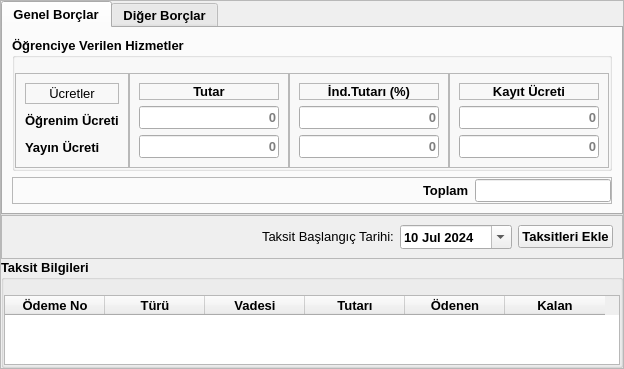
        <widget class="QFrame" name="frame_6">
         <property name="font">
          <font>
           <family>Segoe UI</family>
           <pointsize>10</pointsize>
           <weight>75</weight>
           <italic>false</italic>
           <bold>true</bold>
          </font>
         </property>
         <property name="frameShape">
          <enum>QFrame::StyledPanel</enum>
         </property>
         <property name="frameShadow">
          <enum>QFrame::Raised</enum>
         </property>
         <layout class="QVBoxLayout" name="verticalLayout_2">
          <property name="spacing">
           <number>0</number>
          </property>
          <property name="leftMargin">
           <number>0</number>
          </property>
          <property name="topMargin">
           <number>0</number>
          </property>
          <property name="rightMargin">
           <number>0</number>
          </property>
          <property name="bottomMargin">
           <number>0</number>
          </property>
          <item>
           <widget class="QTabWidget" name="tabWidget_3">
            <property name="sizePolicy">
             <sizepolicy hsizetype="Preferred" vsizetype="Fixed">
              <horstretch>0</horstretch>
              <verstretch>0</verstretch>
             </sizepolicy>
            </property>
            <property name="font">
             <font>
              <family>Segoe UI</family>
              <pointsize>10</pointsize>
              <weight>75</weight>
              <italic>false</italic>
              <bold>true</bold>
             </font>
            </property>
            <property name="currentIndex">
             <number>0</number>
            </property>
            <widget class="QWidget" name="tab_genel_borclar">
             <attribute name="title">
              <string>Genel Borçlar</string>
             </attribute>
             <layout class="QGridLayout" name="gridLayout_5">
              <item row="0" column="0">
               <widget class="QGroupBox" name="groupBox_2">
                <property name="sizePolicy">
                 <sizepolicy hsizetype="Preferred" vsizetype="Fixed">
                  <horstretch>0</horstretch>
                  <verstretch>0</verstretch>
                 </sizepolicy>
                </property>
                <property name="font">
                 <font>
                  <family>Segoe UI</family>
                  <pointsize>10</pointsize>
                  <weight>75</weight>
                  <italic>false</italic>
                  <bold>true</bold>
                 </font>
                </property>
                <property name="title">
                 <string>Öğrenciye Verilen Hizmetler</string>
                </property>
                <layout class="QHBoxLayout" name="horizontalLayout_35">
                 <property name="spacing">
                  <number>0</number>
                 </property>
                 <property name="leftMargin">
                  <number>0</number>
                 </property>
                 <property name="topMargin">
                  <number>15</number>
                 </property>
                 <property name="rightMargin">
                  <number>0</number>
                 </property>
                 <property name="bottomMargin">
                  <number>0</number>
                 </property>
                 <item>
                  <widget class="QFrame" name="frame_13">
                   <property name="frameShape">
                    <enum>QFrame::StyledPanel</enum>
                   </property>
                   <property name="frameShadow">
                    <enum>QFrame::Raised</enum>
                   </property>
                   <layout class="QVBoxLayout" name="verticalLayout_10">
                    <item>
                     <widget class="QLabel" name="label_27">
                      <property name="font">
                       <font>
                        <family>Segoe UI</family>
                        <pointsize>10</pointsize>
                        <weight>62</weight>
                        <italic>false</italic>
                        <bold>true</bold>
                        <underline>false</underline>
                       </font>
                      </property>
                      <property name="toolTipDuration">
                       <number>1</number>
                      </property>
                      <property name="frameShape">
                       <enum>QFrame::StyledPanel</enum>
                      </property>
                      <property name="text">
                       <string>Ücretler</string>
                      </property>
                      <property name="alignment">
                       <set>Qt::AlignCenter</set>
                      </property>
                     </widget>
                    </item>
                    <item>
                     <widget class="QLabel" name="label_28">
                      <property name="text">
                       <string>Öğrenim Ücreti</string>
                      </property>
                     </widget>
                    </item>
                    <item>
                     <widget class="QLabel" name="label_29">
                      <property name="text">
                       <string>Yayın Ücreti</string>
                      </property>
                     </widget>
                    </item>
                   </layout>
                  </widget>
                 </item>
                 <item>
                  <widget class="QFrame" name="frame_14">
                   <property name="frameShape">
                    <enum>QFrame::StyledPanel</enum>
                   </property>
                   <property name="frameShadow">
                    <enum>QFrame::Raised</enum>
                   </property>
                   <layout class="QVBoxLayout" name="verticalLayout_11">
                    <item>
                     <widget class="QLabel" name="label_30">
                      <property name="frameShape">
                       <enum>QFrame::StyledPanel</enum>
                      </property>
                      <property name="text">
                       <string>Tutar</string>
                      </property>
                      <property name="alignment">
                       <set>Qt::AlignCenter</set>
                      </property>
                     </widget>
                    </item>
                    <item>
                     <widget class="QLineEdit" name="le_ogrenci_karti_ogrenim_ucreti_tutar">
                      <property name="inputMask">
                       <string/>
                      </property>
                      <property name="alignment">
                       <set>Qt::AlignRight|Qt::AlignTrailing|Qt::AlignVCenter</set>
                      </property>
                      <property name="placeholderText">
                       <string>0</string>
                      </property>
                     </widget>
                    </item>
                    <item>
                     <widget class="QLineEdit" name="le_ogrenci_karti_yayin_ucreti_tutar">
                      <property name="inputMask">
                       <string/>
                      </property>
                      <property name="alignment">
                       <set>Qt::AlignRight|Qt::AlignTrailing|Qt::AlignVCenter</set>
                      </property>
                      <property name="placeholderText">
                       <string>0</string>
                      </property>
                     </widget>
                    </item>
                   </layout>
                  </widget>
                 </item>
                 <item>
                  <widget class="QFrame" name="frame_15">
                   <property name="frameShape">
                    <enum>QFrame::StyledPanel</enum>
                   </property>
                   <property name="frameShadow">
                    <enum>QFrame::Raised</enum>
                   </property>
                   <layout class="QVBoxLayout" name="verticalLayout_12">
                    <item>
                     <widget class="QLabel" name="label_31">
                      <property name="frameShape">
                       <enum>QFrame::StyledPanel</enum>
                      </property>
                      <property name="text">
                       <string>İnd.Tutarı (%)</string>
                      </property>
                      <property name="alignment">
                       <set>Qt::AlignCenter</set>
                      </property>
                     </widget>
                    </item>
                    <item>
                     <widget class="QLineEdit" name="le_ogrenci_karti_ogrenim_ucreti_indirim_tutari">
                      <property name="inputMask">
                       <string/>
                      </property>
                      <property name="alignment">
                       <set>Qt::AlignRight|Qt::AlignTrailing|Qt::AlignVCenter</set>
                      </property>
                      <property name="placeholderText">
                       <string>0</string>
                      </property>
                     </widget>
                    </item>
                    <item>
                     <widget class="QLineEdit" name="le_ogrenci_karti_yayin_ucreti_indirim_tutari">
                      <property name="inputMask">
                       <string/>
                      </property>
                      <property name="alignment">
                       <set>Qt::AlignRight|Qt::AlignTrailing|Qt::AlignVCenter</set>
                      </property>
                      <property name="placeholderText">
                       <string>0</string>
                      </property>
                     </widget>
                    </item>
                   </layout>
                  </widget>
                 </item>
                 <item>
                  <widget class="QFrame" name="frame_16">
                   <property name="frameShape">
                    <enum>QFrame::StyledPanel</enum>
                   </property>
                   <property name="frameShadow">
                    <enum>QFrame::Raised</enum>
                   </property>
                   <layout class="QVBoxLayout" name="verticalLayout_13">
                    <item>
                     <widget class="QLabel" name="label_32">
                      <property name="frameShape">
                       <enum>QFrame::StyledPanel</enum>
                      </property>
                      <property name="text">
                       <string>Kayıt Ücreti</string>
                      </property>
                      <property name="alignment">
                       <set>Qt::AlignCenter</set>
                      </property>
                     </widget>
                    </item>
                    <item>
                     <widget class="QLineEdit" name="le_ogrenci_karti_kayit_ucreti">
                      <property name="inputMask">
                       <string/>
                      </property>
                      <property name="alignment">
                       <set>Qt::AlignRight|Qt::AlignTrailing|Qt::AlignVCenter</set>
                      </property>
                      <property name="readOnly">
                       <bool>true</bool>
                      </property>
                      <property name="placeholderText">
                       <string>0</string>
                      </property>
                     </widget>
                    </item>
                    <item>
                     <widget class="QLineEdit" name="le_ogrenci_karti_yayin_ucreti_kayit_ucreti">
                      <property name="inputMask">
                       <string/>
                      </property>
                      <property name="alignment">
                       <set>Qt::AlignRight|Qt::AlignTrailing|Qt::AlignVCenter</set>
                      </property>
                      <property name="readOnly">
                       <bool>true</bool>
                      </property>
                      <property name="placeholderText">
                       <string>0</string>
                      </property>
                     </widget>
                    </item>
                   </layout>
                  </widget>
                 </item>
                </layout>
               </widget>
              </item>
              <item row="1" column="0">
               <widget class="QFrame" name="frame_9">
                <property name="frameShape">
                 <enum>QFrame::StyledPanel</enum>
                </property>
                <property name="frameShadow">
                 <enum>QFrame::Raised</enum>
                </property>
                <layout class="QHBoxLayout" name="horizontalLayout_36">
                 <property name="leftMargin">
                  <number>0</number>
                 </property>
                 <property name="topMargin">
                  <number>0</number>
                 </property>
                 <property name="rightMargin">
                  <number>0</number>
                 </property>
                 <property name="bottomMargin">
                  <number>0</number>
                 </property>
                 <item>
                  <spacer name="horizontalSpacer_7">
                   <property name="orientation">
                    <enum>Qt::Horizontal</enum>
                   </property>
                   <property name="sizeHint" stdset="0">
                    <size>
                     <width>40</width>
                     <height>20</height>
                    </size>
                   </property>
                  </spacer>
                 </item>
                 <item>
                  <spacer name="horizontalSpacer_8">
                   <property name="orientation">
                    <enum>Qt::Horizontal</enum>
                   </property>
                   <property name="sizeHint" stdset="0">
                    <size>
                     <width>40</width>
                     <height>20</height>
                    </size>
                   </property>
                  </spacer>
                 </item>
                 <item>
                  <spacer name="horizontalSpacer_9">
                   <property name="orientation">
                    <enum>Qt::Horizontal</enum>
                   </property>
                   <property name="sizeHint" stdset="0">
                    <size>
                     <width>40</width>
                     <height>20</height>
                    </size>
                   </property>
                  </spacer>
                 </item>
                 <item>
                  <widget class="QLabel" name="label_35">
                   <property name="text">
                    <string>Toplam</string>
                   </property>
                  </widget>
                 </item>
                 <item>
                  <widget class="QLineEdit" name="le_ogrenci_karti_toplam_ucret">
                   <property name="alignment">
                    <set>Qt::AlignRight|Qt::AlignTrailing|Qt::AlignVCenter</set>
                   </property>
                   <property name="readOnly">
                    <bool>true</bool>
                   </property>
                  </widget>
                 </item>
                </layout>
               </widget>
              </item>
             </layout>
            </widget>
            <widget class="QWidget" name="tab_diger_borclar">
             <attribute name="title">
              <string>Diğer Borçlar</string>
             </attribute>
            </widget>
           </widget>
          </item>
          <item>
           <widget class="QFrame" name="frame_10">
            <property name="sizePolicy">
             <sizepolicy hsizetype="Preferred" vsizetype="Fixed">
              <horstretch>0</horstretch>
              <verstretch>0</verstretch>
             </sizepolicy>
            </property>
            <property name="frameShape">
             <enum>QFrame::StyledPanel</enum>
            </property>
            <property name="frameShadow">
             <enum>QFrame::Raised</enum>
            </property>
            <layout class="QHBoxLayout" name="horizontalLayout_37">
             <item>
              <spacer name="horizontalSpacer_10">
               <property name="orientation">
                <enum>Qt::Horizontal</enum>
               </property>
               <property name="sizeHint" stdset="0">
                <size>
                 <width>40</width>
                 <height>20</height>
                </size>
               </property>
              </spacer>
             </item>
             <item>
              <layout class="QHBoxLayout" name="horizontalLayout_38">
               <item>
                <widget class="QLabel" name="label_36">
                 <property name="sizePolicy">
                  <sizepolicy hsizetype="Preferred" vsizetype="Fixed">
                   <horstretch>0</horstretch>
                   <verstretch>0</verstretch>
                  </sizepolicy>
                 </property>
                 <property name="minimumSize">
                  <size>
                   <width>120</width>
                   <height>0</height>
                  </size>
                 </property>
                 <property name="font">
                  <font>
                   <family>Segoe UI</family>
                   <pointsize>10</pointsize>
                   <weight>62</weight>
                   <italic>false</italic>
                   <bold>true</bold>
                  </font>
                 </property>
                 <property name="text">
                  <string>Taksit Başlangıç Tarihi:</string>
                 </property>
                </widget>
               </item>
               <item>
                <widget class="QDateEdit" name="dateEdit_ogrenci_karti_taksit_baslangic_tarihi">
                 <property name="sizePolicy">
                  <sizepolicy hsizetype="Expanding" vsizetype="Fixed">
                   <horstretch>0</horstretch>
                   <verstretch>0</verstretch>
                  </sizepolicy>
                 </property>
                 <property name="calendarPopup">
                  <bool>true</bool>
                 </property>
                 <property name="date">
                  <date>
                   <year>2024</year>
                   <month>7</month>
                   <day>10</day>
                  </date>
                 </property>
                </widget>
               </item>
              </layout>
             </item>
             <item>
              <widget class="QPushButton" name="btn_ogrenci_karti_taksit_ekle">
               <property name="text">
                <string>Taksitleri Ekle</string>
               </property>
               <property name="icon">
                <iconset resource="../../Yazılım/Zv0.1/resources.qrc">
                 <normaloff>:/white/icons/white/plus-circle.svg</normaloff>:/white/icons/white/plus-circle.svg</iconset>
               </property>
               <property name="iconSize">
                <size>
                 <width>18</width>
                 <height>18</height>
                </size>
               </property>
              </widget>
             </item>
            </layout>
           </widget>
          </item>
          <item>
           <widget class="QGroupBox" name="groupBox">
            <property name="sizePolicy">
             <sizepolicy hsizetype="Preferred" vsizetype="Preferred">
              <horstretch>0</horstretch>
              <verstretch>0</verstretch>
             </sizepolicy>
            </property>
            <property name="font">
             <font>
              <family>Segoe UI</family>
              <pointsize>10</pointsize>
              <weight>75</weight>
              <italic>false</italic>
              <bold>true</bold>
             </font>
            </property>
            <property name="title">
             <string>Taksit Bilgileri</string>
            </property>
            <layout class="QVBoxLayout" name="verticalLayout_7">
             <property name="spacing">
              <number>0</number>
             </property>
             <property name="leftMargin">
              <number>0</number>
             </property>
             <property name="topMargin">
              <number>15</number>
             </property>
             <property name="rightMargin">
              <number>0</number>
             </property>
             <property name="bottomMargin">
              <number>0</number>
             </property>
             <item>
              <widget class="QTableWidget" name="tw_ogrenci_karti_taksit_bilgileri">
               <property name="sizePolicy">
                <sizepolicy hsizetype="Preferred" vsizetype="Preferred">
                 <horstretch>0</horstretch>
                 <verstretch>0</verstretch>
                </sizepolicy>
               </property>
               <property name="sizeAdjustPolicy">
                <enum>QAbstractScrollArea::AdjustToContents</enum>
               </property>
               <property name="editTriggers">
                <set>QAbstractItemView::DoubleClicked</set>
               </property>
               <property name="selectionMode">
                <enum>QAbstractItemView::SingleSelection</enum>
               </property>
               <property name="selectionBehavior">
                <enum>QAbstractItemView::SelectRows</enum>
               </property>
               <attribute name="verticalHeaderVisible">
                <bool>false</bool>
               </attribute>
               <column>
                <property name="text">
                 <string>Ödeme No</string>
                </property>
               </column>
               <column>
                <property name="text">
                 <string>Türü</string>
                </property>
               </column>
               <column>
                <property name="text">
                 <string>Vadesi</string>
                </property>
               </column>
               <column>
                <property name="text">
                 <string>Tutarı</string>
                </property>
               </column>
               <column>
                <property name="text">
                 <string>Ödenen</string>
                </property>
               </column>
               <column>
                <property name="text">
                 <string>Kalan</string>
                </property>
               </column>
              </widget>
             </item>
            </layout>
           </widget>
          </item>
         </layout>
        </widget>
